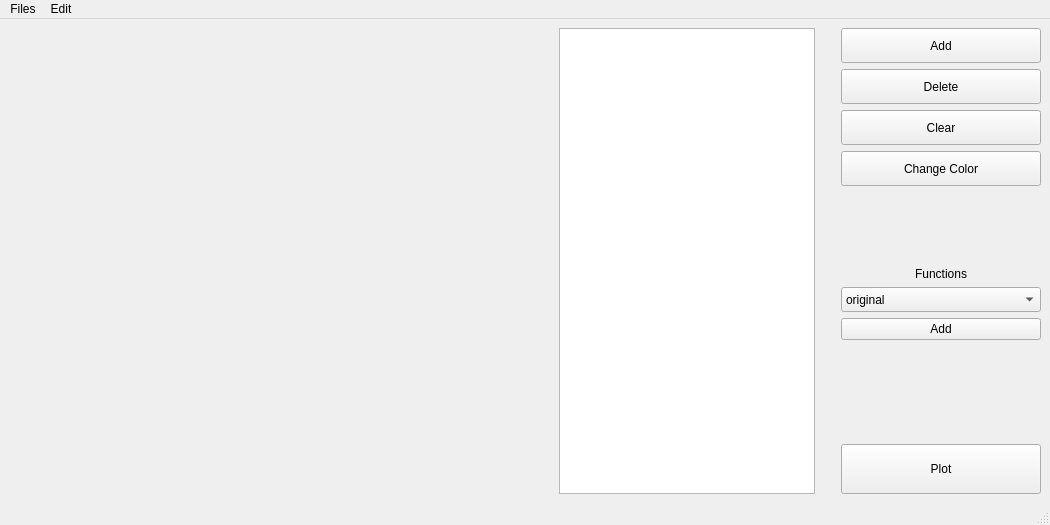
<?xml version="1.0" encoding="UTF-8"?>
<ui version="4.0">
 <class>MainWindow</class>
 <widget class="QMainWindow" name="MainWindow">
  <property name="geometry">
   <rect>
    <x>0</x>
    <y>0</y>
    <width>1050</width>
    <height>525</height>
   </rect>
  </property>
  <property name="minimumSize">
   <size>
    <width>1050</width>
    <height>525</height>
   </size>
  </property>
  <property name="windowTitle">
   <string>MainWindow</string>
  </property>
  <widget class="QWidget" name="centralwidget">
   <property name="sizePolicy">
    <sizepolicy hsizetype="Preferred" vsizetype="Preferred">
     <horstretch>0</horstretch>
     <verstretch>0</verstretch>
    </sizepolicy>
   </property>
   <property name="minimumSize">
    <size>
     <width>948</width>
     <height>468</height>
    </size>
   </property>
   <layout class="QHBoxLayout" name="horizontalLayout_4">
    <item>
     <layout class="QHBoxLayout" name="horizontalLayout_3">
      <item>
       <widget class="QCustomPlot" name="customPlot" native="true">
        <property name="sizePolicy">
         <sizepolicy hsizetype="Expanding" vsizetype="Expanding">
          <horstretch>0</horstretch>
          <verstretch>0</verstretch>
         </sizepolicy>
        </property>
        <property name="minimumSize">
         <size>
          <width>540</width>
          <height>400</height>
         </size>
        </property>
       </widget>
      </item>
      <item>
       <layout class="QHBoxLayout" name="right_half">
        <item>
         <layout class="QHBoxLayout" name="options">
          <property name="spacing">
           <number>6</number>
          </property>
          <item>
           <widget class="QTableWidget" name="tableWidget">
            <property name="sizePolicy">
             <sizepolicy hsizetype="Fixed" vsizetype="Expanding">
              <horstretch>0</horstretch>
              <verstretch>0</verstretch>
             </sizepolicy>
            </property>
            <property name="editTriggers">
             <set>QAbstractItemView::AnyKeyPressed|QAbstractItemView::EditKeyPressed</set>
            </property>
            <property name="alternatingRowColors">
             <bool>false</bool>
            </property>
           </widget>
          </item>
          <item>
           <spacer name="horizontalSpacer">
            <property name="orientation">
             <enum>Qt::Horizontal</enum>
            </property>
            <property name="sizeType">
             <enum>QSizePolicy::Fixed</enum>
            </property>
            <property name="sizeHint" stdset="0">
             <size>
              <width>20</width>
              <height>450</height>
             </size>
            </property>
           </spacer>
          </item>
          <item>
           <layout class="QGridLayout" name="options_2">
            <item row="2" column="0">
             <layout class="QGridLayout" name="plot_data">
              <item row="2" column="0">
               <widget class="QPushButton" name="Plot">
                <property name="sizePolicy">
                 <sizepolicy hsizetype="Fixed" vsizetype="Fixed">
                  <horstretch>0</horstretch>
                  <verstretch>0</verstretch>
                 </sizepolicy>
                </property>
                <property name="minimumSize">
                 <size>
                  <width>200</width>
                  <height>50</height>
                 </size>
                </property>
                <property name="toolTip">
                 <string>plot the files in plot list</string>
                </property>
                <property name="text">
                 <string>Plot</string>
                </property>
               </widget>
              </item>
              <item row="1" column="0">
               <spacer name="verticalSpacer">
                <property name="orientation">
                 <enum>Qt::Vertical</enum>
                </property>
                <property name="sizeHint" stdset="0">
                 <size>
                  <width>200</width>
                  <height>98</height>
                 </size>
                </property>
               </spacer>
              </item>
              <item row="0" column="0">
               <layout class="QVBoxLayout" name="verticalLayout_3">
                <item alignment="Qt::AlignHCenter">
                 <widget class="QLabel" name="label">
                  <property name="text">
                   <string>Functions</string>
                  </property>
                 </widget>
                </item>
                <item>
                 <widget class="QComboBox" name="func">
                  <property name="sizePolicy">
                   <sizepolicy hsizetype="Fixed" vsizetype="Fixed">
                    <horstretch>0</horstretch>
                    <verstretch>0</verstretch>
                   </sizepolicy>
                  </property>
                  <property name="minimumSize">
                   <size>
                    <width>200</width>
                    <height>25</height>
                   </size>
                  </property>
                  <property name="toolTip">
                   <string>functional plot options</string>
                  </property>
                  <item>
                   <property name="text">
                    <string>original</string>
                   </property>
                  </item>
                  <item>
                   <property name="text">
                    <string>addition</string>
                   </property>
                  </item>
                  <item>
                   <property name="text">
                    <string>product</string>
                   </property>
                  </item>
                  <item>
                   <property name="text">
                    <string>logarithm</string>
                   </property>
                  </item>
                  <item>
                   <property name="text">
                    <string>custom</string>
                   </property>
                  </item>
                 </widget>
                </item>
                <item>
                 <widget class="QPushButton" name="add_func">
                  <property name="text">
                   <string>Add</string>
                  </property>
                 </widget>
                </item>
               </layout>
              </item>
             </layout>
            </item>
            <item row="1" column="0">
             <spacer name="verticalSpacer_2">
              <property name="orientation">
               <enum>Qt::Vertical</enum>
              </property>
              <property name="sizeHint" stdset="0">
               <size>
                <width>200</width>
                <height>48</height>
               </size>
              </property>
             </spacer>
            </item>
            <item row="0" column="0">
             <layout class="QVBoxLayout" name="add_data">
              <item>
               <layout class="QVBoxLayout" name="verticalLayout_2"/>
              </item>
              <item alignment="Qt::AlignHCenter">
               <widget class="QPushButton" name="Add_data">
                <property name="sizePolicy">
                 <sizepolicy hsizetype="Fixed" vsizetype="Fixed">
                  <horstretch>0</horstretch>
                  <verstretch>0</verstretch>
                 </sizepolicy>
                </property>
                <property name="minimumSize">
                 <size>
                  <width>200</width>
                  <height>35</height>
                 </size>
                </property>
                <property name="toolTip">
                 <string>add a loaded file</string>
                </property>
                <property name="text">
                 <string>Add</string>
                </property>
               </widget>
              </item>
              <item alignment="Qt::AlignHCenter|Qt::AlignVCenter">
               <widget class="QPushButton" name="Delete_data">
                <property name="sizePolicy">
                 <sizepolicy hsizetype="Fixed" vsizetype="Fixed">
                  <horstretch>0</horstretch>
                  <verstretch>0</verstretch>
                 </sizepolicy>
                </property>
                <property name="minimumSize">
                 <size>
                  <width>200</width>
                  <height>35</height>
                 </size>
                </property>
                <property name="toolTip">
                 <string>delete a file from plot list</string>
                </property>
                <property name="text">
                 <string>Delete</string>
                </property>
               </widget>
              </item>
              <item alignment="Qt::AlignHCenter|Qt::AlignVCenter">
               <widget class="QPushButton" name="Clear_all">
                <property name="sizePolicy">
                 <sizepolicy hsizetype="Fixed" vsizetype="Fixed">
                  <horstretch>0</horstretch>
                  <verstretch>0</verstretch>
                 </sizepolicy>
                </property>
                <property name="minimumSize">
                 <size>
                  <width>200</width>
                  <height>35</height>
                 </size>
                </property>
                <property name="toolTip">
                 <string>clear all file in plot list</string>
                </property>
                <property name="text">
                 <string>Clear</string>
                </property>
               </widget>
              </item>
              <item>
               <widget class="QPushButton" name="Change_color">
                <property name="sizePolicy">
                 <sizepolicy hsizetype="Fixed" vsizetype="Fixed">
                  <horstretch>0</horstretch>
                  <verstretch>0</verstretch>
                 </sizepolicy>
                </property>
                <property name="minimumSize">
                 <size>
                  <width>200</width>
                  <height>35</height>
                 </size>
                </property>
                <property name="text">
                 <string>Change Color</string>
                </property>
               </widget>
              </item>
             </layout>
            </item>
           </layout>
          </item>
         </layout>
        </item>
       </layout>
      </item>
     </layout>
    </item>
   </layout>
  </widget>
  <widget class="QMenuBar" name="menubar">
   <property name="geometry">
    <rect>
     <x>0</x>
     <y>0</y>
     <width>1050</width>
     <height>21</height>
    </rect>
   </property>
   <widget class="QMenu" name="files">
    <property name="title">
     <string>Files</string>
    </property>
    <addaction name="actionLoad_dataset"/>
    <addaction name="actionDelete_dataset"/>
    <addaction name="separator"/>
    <addaction name="actionSave_Plots"/>
    <addaction name="actionSave_datasets"/>
    <addaction name="separator"/>
    <addaction name="actionSettings"/>
   </widget>
   <widget class="QMenu" name="edit">
    <property name="title">
     <string>Edit</string>
    </property>
    <addaction name="actionadd_function"/>
    <addaction name="actionconfig"/>
   </widget>
   <addaction name="files"/>
   <addaction name="edit"/>
  </widget>
  <widget class="QStatusBar" name="statusbar"/>
  <action name="actionLoad_dataset">
   <property name="text">
    <string>Load a dataset</string>
   </property>
   <property name="shortcut">
    <string>Alt+L</string>
   </property>
  </action>
  <action name="actionSave_Plots">
   <property name="text">
    <string>Save Plots</string>
   </property>
   <property name="shortcut">
    <string>Ctrl+S</string>
   </property>
  </action>
  <action name="actionadd_function">
   <property name="text">
    <string>Custom_function</string>
   </property>
   <property name="shortcut">
    <string>Alt+F</string>
   </property>
  </action>
  <action name="actionSave_datasets">
   <property name="text">
    <string>Save datasets</string>
   </property>
   <property name="shortcut">
    <string>Ctrl+D</string>
   </property>
  </action>
  <action name="actionconfig">
   <property name="text">
    <string>Config</string>
   </property>
   <property name="toolTip">
    <string>config of plot</string>
   </property>
   <property name="shortcut">
    <string>Alt+C</string>
   </property>
  </action>
  <action name="actionDelete_dataset">
   <property name="text">
    <string>Delete a dataset</string>
   </property>
   <property name="shortcut">
    <string>Alt+D</string>
   </property>
  </action>
  <action name="actionSettings">
   <property name="text">
    <string>Settings</string>
   </property>
   <property name="shortcut">
    <string>Alt+S</string>
   </property>
  </action>
 </widget>
 <customwidgets>
  <customwidget>
   <class>QCustomPlot</class>
   <extends>QWidget</extends>
   <header>qcustomplot.h</header>
   <container>1</container>
  </customwidget>
 </customwidgets>
 <resources/>
 <connections/>
</ui>
